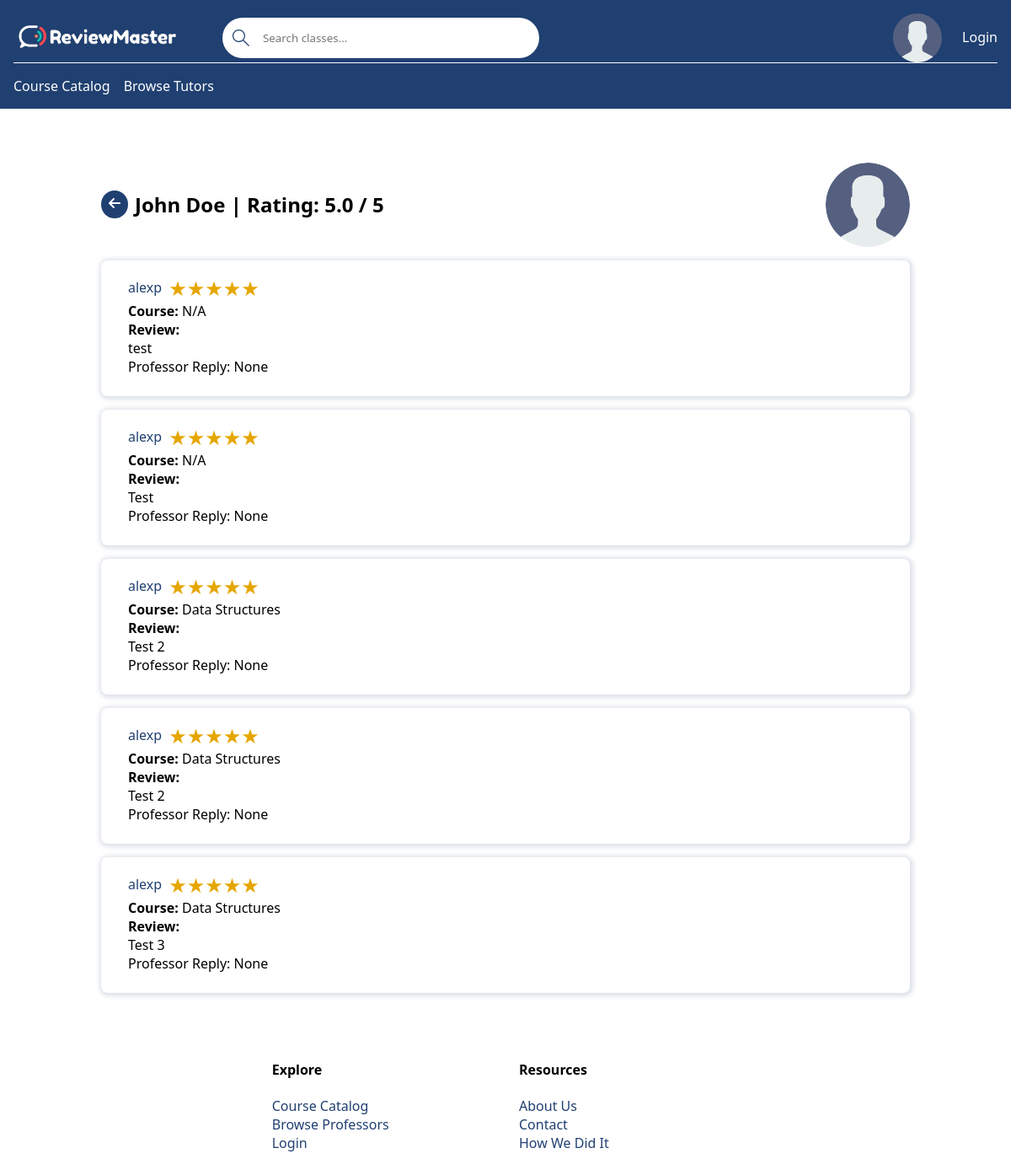
Page /professor-reviews/1/ on the committed database.
### base/models.py (models this page shows, shortened)
class Professor(models.Model):
    name = models.CharField(max_length=100)  # First & Last Name (John Doe)
    avatar = models.ImageField(null=True, default='avatar.svg')
    verified = models.BooleanField(default=False)  # If the professor is verified by email
    user_account = models.OneToOneField(User, on_delete=models.CASCADE, null=True, blank=True)
    def rating(self):
        unflagged = self.review_set.filter(flagged=False)
        count = unflagged.count()
        if count == 0:
            return 'N/A'
        total = sum(review.rating for review in unflagged)
        average = round(total / count, 1)
        return f'{average} / 5'
    def __str__(self):
        if self.user_account and self.user_account.first_name and self.user_account.last_name:
            return f'{self.user_account.first_name} {self.user_account.last_name}'
        elif self.user_account and self.user_account.first_name:
            return f'{self.user_account.first_name}'
        else:
            return self.name

class Review(models.Model):
    professor = models.ForeignKey(Professor, on_delete=models.CASCADE)
    student = models.ForeignKey(User, on_delete=models.CASCADE)
    flagged = models.BooleanField(default=False)
    rating = models.IntegerField()
    course = models.ForeignKey(Course, related_name='course', on_delete=models.SET_NULL, null=True)
    review = models.TextField(null=True, blank=True)
    reply = models.TextField(null=True, blank=True)

class Course(models.Model):
    name = models.CharField(max_length=200)  # Ex: Software Engineering
    department = models.ForeignKey(Department, null=True,
                                   on_delete=models.SET_NULL)  # NOT SURE IF SET NULL IS GOOD HERE
    number = models.IntegerField(null=False)  # Ex: 3155
    students = models.ManyToManyField(User, related_name='students',
                                      blank=True)  # The students who are taking the course
    professor = models.ManyToManyField(Professor, related_name='professor')  # The professor who teach the course
    tutor = models.ManyToManyField(Tutor, related_name='course', blank=True)
    credit_hours = models.IntegerField() # EX: 3
    class Meta:
        ordering = ['department', 'number']  # Order by department, number, and section number.

### base/views/views_professor.py (the view)
# urls.py: path('professor-reviews/<int:pk>/', professor_reviews, name='professor-reviews'),
def professor_reviews(request, pk):
    professor = Professor.objects.get(id=pk)
    reviews = Review.objects.filter(professor=professor, flagged=False)
    return render(request, 'base/professor/professor_reviews.html', {'professor': professor, 'reviews': reviews})

### base/templates/base/professor/professor_reviews.html (shortened to what this page needs)
{% extends 'main.html' %}
{% block content %}
    <main>
        <div class="review-image">
            <div class="button-title">
                <a href="{{ request.META.HTTP_REFERER }}" class="svg-button">
                </a>
                <h2>{{ professor }} | Rating: {{ professor.rating }}</h2>
            </div>
            <img src="{{ professor.avatar.url }}" alt="Profile image" width="100">
        </div>
        {% if reviews.count == 0 %}
            <div>
                <p>No Reviews found...</p>
            </div>
        {% else %}
            {% for review in reviews %}
                <div class="card">
                    <div class="review-title">
                        <a href="{% url 'profile' review.student %}">{{ review.student }}</a>
                        <div class="container-rating">
                            <span class="star-rating star-rating-{{ review.rating|slice:":1" }}"></span>
                        </div>
                    </div>
                    <div class="review-course">
                        <strong>Course:</strong>
                        {% if review.course %}
                            {{ review.course.name }}
                        {% else %}
                            N/A
                        {% endif %}
                    </div>
                    <div class="review-content">
                        <strong>Review:</strong>
                        <div>{{ review.review }}</div>
                    <div>Professor Reply: {{ review.reply }}</div>
                    </div>
                </div>
            {% endfor %}
        {% endif %}
    </main>
{% endblock content %}

### static/styles/styles.css (style rules this page uses)
:root { --primary-color: #204071; --secondary-color: #2a9d8f; --light-color: #ffffff; --error-color: #ba2d3d; --success-color: #2a9d8f; --dark-gray: #495057; --light-grey: #dee2e6; --star-color: #ffb900; --star-color-hover: gold; --star-color-active: #ea0; }
* { font-family: "Segoe UI", Roboto, Oxygen, Ubuntu, Cantarell, "Open Sans", "Helvetica Neue", sans-serif; margin: 0; padding: 0; box-sizing: border-box; text-rendering: optimizeLegibility; }
main:not(.home) { width: 80%; margin: 4rem auto; }
h2 { margin-top: 0.83em; }
a { color: var(--primary-color); text-decoration: none; }
.button-title { display: flex; align-items: center; gap: 0.5rem; }
.button-title h2 { margin-top: 0; padding: 0.5rem 0; }
.review-image { display: flex; justify-content: space-between; }
.review-image img { border-radius: 100%; width: 100px; height: 100px; object-fit: cover; }
.review-title { display: flex; align-items: center; gap: 0.5rem; }
.review-content { display: flex; flex-direction: column; }
.svg-button { border-radius: 100%; background-color: var(--primary-color); padding: 0.4rem 0.5rem 0.3rem 0.5rem; }
.svg-button svg { fill: var(--light-color); width: 1rem; height: 1rem; }
.container-rating { font-size: 1.5rem; }
.star-rating::before { content: "★★★★★"; }
.star-rating { display: inline-block; background-clip: text; color: rgba(0, 0, 0, 0.1); }
.star-rating-5 { background-image: linear-gradient( to right, var(--star-color) 0%, var(--star-color) 100%, transparent 100%, transparent 100% ); }
.card { padding: 1rem 2rem; margin: 1rem 0; border-radius: 1px solid var(--primary-color); border-radius: 0.5rem; box-shadow: 1px 1px 5px 3px rgba(32, 64, 113, 0.15); }

### rows in the picture
Professor: user_account+name "John Doe", rating "5.0 / 5", avatar (placeholder picture)
Review: student "alexp", shows "N/A", review "test", reply "None"
Review: student "alexp", shows "N/A", review "Test", reply "None"
Review: student "alexp", course.name "Data Structures", review "Test 2", reply "None"
Review: student "alexp", course.name "Data Structures", review "Test 2", reply "None"
Review: student "alexp", course.name "Data Structures", review "Test 3", reply "None"
